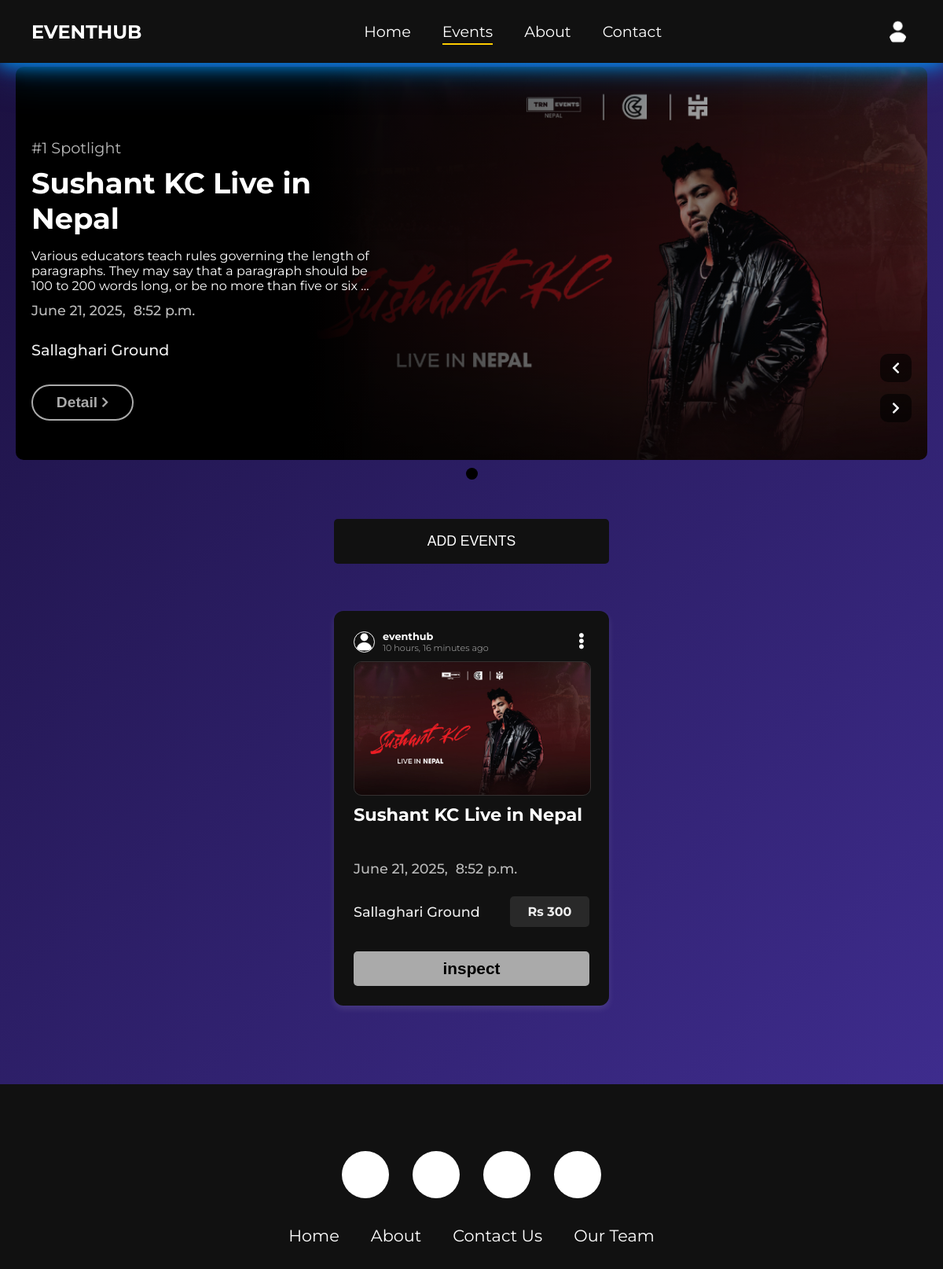
The page /events/ (signed in) on the database its author committed.
### eventhub_user/models.py (models this page shows, shortened)
class CustomUser(AbstractBaseUser, PermissionsMixin):
    ROLE_CHOICES = [
        ('organizer', 'Organizer'),
        ('attendee', 'Attendee'),
        ('admin','Admin')
    ]
    id = models.AutoField(primary_key=True)
    name = models.CharField(max_length=255)
    email = models.EmailField(unique=True)
    joined_at = models.DateField(auto_now_add=True)
    role = models.CharField(max_length=10, choices=ROLE_CHOICES, default='attendee')
    is_active = models.BooleanField(default=True)
    is_staff = models.BooleanField(default=False)
    profile_picture = models.ImageField(
        upload_to='user_images/',
        default='user_images/default.png',
        null=True,
        blank=True
    )
    groups = models.ManyToManyField(Group, related_name="customuser_set", blank=True)
    user_permissions = models.ManyToManyField(Permission, related_name="customuser_permissions_set", blank=True)
    objects = CustomUserManager()
    USERNAME_FIELD = 'email'
    REQUIRED_FIELDS = ['name']

### eventmodule/models.py (models this page shows, shortened)
class Event(models.Model):
    event_id = models.AutoField(primary_key=True)
    title = models.CharField(max_length=200)
    description = models.TextField()
    event_date = models.DateField()
    event_time = models.TimeField()
    organizer = models.ForeignKey(CustomUser, on_delete=models.CASCADE, related_name='organized_events')
    location = models.CharField(max_length=200)
    created_at = models.DateTimeField(auto_now_add=True)
    is_active = models.BooleanField(default=True)
    has_ticket = models.BooleanField(default=False)
    is_billboard = models.BooleanField(default=False)
    ticket_price = models.DecimalField(max_digits=10, decimal_places=0, null=True, blank=True)
    event_image = models.ImageField(upload_to='event_images/', null=True, blank=True)

### events/views.py (the view)
# urls.py: path('',include('events.urls')),
@login_required
def events(request):
    events = Event.objects.order_by('-created_at')
    billboard_event=Event.objects.filter(is_billboard=True)
    context = {
        'user': request.user,
        'events': events,
        'billboard_event': billboard_event,
        'show_downbar':False
    }
    return render(request, "events/events.html", context)

### events/templates/events/events.html (shortened to what this page needs)
{% extends 'base.html' %}
{% load static %}
{% block extra_css %}
<link rel="stylesheet" href="{% static 'CSS/Pages/events.css' %}" />
{% endblock %}
{% block content %}
<div class="event-show-container">
  {% if billboard_event %}
  <div class="billboard-container">
    {% for event in billboard_event %}
    <div class="billboard-subcontainer" id="billboard-{{ forloop.counter }}">
      <div class="billboard-img" style="background-image: url('{{ event.event_image.url }}');"></div>
      <div class="billboard-detail">
        <div class="bildetail-container">
          <div class="spotlight">
            <span class="spotlight-tag">#{{ forloop.counter }} Spotlight</span>
          </div>
          <div class="bill-title">
            <p>{{ event.title }}</p>
          </div>
          <div class="bill-description">
            <p>{{ event.description|truncatewords:30 }}</p>
          </div>
          <div class="bill-datetime">
            <p class="bill-date">{{ event.event_date }},</p>
            <p class="bill-time">{{ event.event_time }}</p>
          </div>
          <div class="bill-lotick">
            <p class="bill-location">{{ event.location }}</p>
          </div>
          <div class="view-details-btn">
            <button class="view-details" data-id="{{ event.event_id }}"
              onclick="window.location.href='{% url 'event_detail' event.event_id %}'">
              Detail<i class="fas fa-chevron-right"></i>
            </button>
          </div>
        </div>
      </div>
      <div class="billboard-overlay"></div>
    </div>
    {% endfor %}
  </div>
  <div class="change-btn">
    <button class="previous"><i class="fas fa-chevron-left"></i></button>
    <button class="next"><i class="fas fa-chevron-right"></i></button>
  </div>
  {% endif %}
  <div class="slide-indicators"></div>
  {% if user.role == 'organizer' or user.role == 'admin' %}
  <div class="add-event">
    <button class="add-event-btn" id="add-event-btn">add events</button>
  </div>
  {% elif user.role == 'attender' %}
  <div style="height:80px;"></div>
  {% endif %}
  <div class="event-show-sub-container">
    {% if events %}
    {% for event in events %}
    <div class="event">
      <div class="user-time">
        <div class="organizer-profile">
          <div class="profile-image-wrapper">
            {% if event.organizer.profile_picture %}
            <img src="{{ event.organizer.profile_picture.url }}" alt="Organizer Image" class="profile-img">
            {% endif %}
          </div>
          <div class="organizer-info">
            <a href="{% url 'home' %}" class="organizer-name">{{ event.organizer.name }}</a>
            <p class="event-created-time">{{ event.created_at|timesince }} ago</p>
          </div>
          <div class="more-option">
            {% if user.role == 'admin' %}
            <button id="ellipsis-button"><i class="fas fa-ellipsis-v"></i></button>
            {% endif %}
          </div>
        </div>
      </div>
      <div class="event-image">
        {% if event.event_image %}
        <img src="{{ event.event_image.url }}" alt="Event Image">
        {% endif %}
      </div>
      <div class="event-title">
        <p>{{ event.title }}</p>
      </div>
      <div class="event-datetime">
        <p class="event-date">{{ event.event_date }},</p>
        <p class="event-time">{{ event.event_time }}</p>
      </div>
      <div class="event-lotick">
        <p class="event-location">{{ event.location }}</p>
        <p class="event-ticket">
          {% if event.has_ticket %}
          Rs {{ event.ticket_price }}
          {% else %}
          free
          {% endif %}
        </p>
      </div>
      <div class="inspect-div">
        <button class="inspect" data-id="{{ event.event_id }}"
          onclick="window.location.href='{% url 'event_detail' event.event_id %}'">
          inspect
        </button>
      </div>
    </div>
    {% endfor %}
    {% else %}
    <p class="event-not-found" id="event-not-found">No events available at the moment.</p>
    {% endif %}
  </div>
</div>
{% endblock %}

### events/templates/base.html (shortened to what this page needs)
{% load static %}
<!DOCTYPE html>
<html lang="en">
<head>
    <link rel="stylesheet" href="https://cdnjs.cloudflare.com/ajax/libs/font-awesome/6.7.1/css/all.min.css"integrity="sha512-5Hs3dF2AEPkpNAR7UiOHba+lRSJNeM2ECkwxUIxC1Q/FLycGTbNapWXB4tP889k5T5Ju8fs4b1P5z/iB4nMfSQ=="crossorigin="anonymous" />
    <link rel="stylesheet" href="https://cdnjs.cloudflare.com/ajax/libs/font-awesome/5.15.3/css/all.min.css">
    <link rel="stylesheet" href="{% static 'CSS/Features/navbar.css' %}" />
    <link rel="stylesheet" href="{% static 'CSS/Features/downbar.css' %}" />
    <link rel="stylesheet" href="{% static 'CSS/Features/scroll.css' %}" />
    <link rel="stylesheet" href="{% static 'CSS/Features/color.css' %}" />
    <link rel="stylesheet" href="{% static 'CSS/Features/footer.css' %}" />
    <link rel="stylesheet" href="{% static 'CSS/Features/form.css' %}" />
    <link rel="stylesheet" href="{% static 'CSS/Features/profile.css' %}" />
    {% block extra_css %}{% endblock %}
</head>
<body>
    {% block navbar %}{% include 'navbar.html' %}{% endblock %}
    {% block content %}{% endblock %}
    {% block footer %}
    <footer>
        <div class="footer-container">
            <div class="social-icons">
                <a href=""><i class="fa-brands fa-facebook"></i></a>
                <a href=""><i class="fa-brands fa-instagram"></i></a>
                <a href=""></a>
                <a href=""><i class="fa-brands fa-youtube"></i></a>
            </div>
            <div class="footer-nav">
                <ul>
                    <li><a href="{% url 'home' %}">Home</a></li>
                    <li><a href="{% url 'about' %}">About</a></li>
                    <li><a href="" id="contact-footer-btn">Contact Us</a></li>
                    <li><a href="{% url 'ourteam' %}">Our Team</a></li>
                </ul>
            </div>
        </div>
    </footer>
    {% endblock %}
</body>
</html>

### events/templates/navbar.html (shortened to what this page needs)
<div>
  <nav class="navbar">
    <ul class="horizontal-bar">
      <li class="logo">EventHub</li>
      <li class="hideonMobile {% if request.path == '/' %}nav-active{% endif %}">
        <a href="{% url 'home' %}">
          Home
        </a>
      </li>
      <li class="hideonMobile {% if request.path == '/events/' %}nav-active{% endif %}">
        {% if user.is_authenticated %}
        <a href="{% url 'events' %}" id="event-btn">
          Events
        </a>
        {% else %}
        <a href="" id="event-login-btn" class="login-container-open">
          Events
        </a>
        {% endif %}
      </li>
      <li class="hideonMobile {% if request.path == '/about/' %}nav-active{% endif %}">
        <a href="{% url 'about' %}">
          About
        </a>
      </li>
      <li class="hideonMobile">
        <a href="" id="contact-btn">
          Contact
        </a>
      </li>
      <li class="nav-login">
        {% if user.is_authenticated %}
        <button id="user-profile" class="profile-btn">
          <img src="{{ user.profile_picture.url }}" alt="Profile Picture"
            onerror="this.src='/media/user_images/default.png'">
        </button>
        {% else %}
        <a href="" id="login-btn" class="login-container-open">Login</a>
        {% endif %}
      </li>
    </ul>
  </nav>
</div>

### events/static/CSS/Features/navbar.css (style rules this page uses)
body { margin: 0; font-family: 'Montserrat', sans-serif; background: linear-gradient(135deg, #1a103e, #3e2c8d); padding: 0; box-sizing: border-box; overflow-y: scroll; }
.navbar { position: fixed; top: 0; left: 0; width: 100%; background-color: var(--navigationbar); padding: 20px 0px; z-index: 1000; box-shadow: 0 0 20px rgba(0, 153, 255, 0.8), 0 0 30px rgba(0, 153, 255, 0.6), 0 0 60px rgba(0, 153, 255, 0.4); }
.horizontal-bar { list-style-type: none; margin: 0; padding: 0; display: flex; align-items: center; gap: 40px; height: 40px; }
.horizontal-bar li { font-size: 1.2rem; position: relative; }
.horizontal-bar .logo { margin-right: auto; color: var(--fontcolor); font-size: 1.5rem; font-weight: bold; text-transform: uppercase; }
.horizontal-bar a { text-decoration: none; color: var(--fontcolor); transition: 0.5s ease; position: relative; align-items: center; }
.horizontal-bar a::after, .nav-active::after { content: ''; display: block; width: 0; height: 2px; background: var(--mainfonthover); position: absolute; bottom: -5px; left: 0; }
.nav-active::after { width: 100%; }
.nav-active { color: #bbb; }
.horizontal-bar .nav-login { margin-right: 40px; margin-left: auto; }
.profile-btn { background-color: transparent; border: none; height: 35px; width: 35px; border-radius: 50%; display: flex; justify-content: center; align-items: center; }
.profile-btn img { height: 100%; width: 100%; border-radius: 50%; object-fit: cover; }

### events/static/CSS/Features/color.css (style rules this page uses)
:root { --navigationbar: #111; --fontcolor:#fff; --mainfonthover: #ffcc00; }

### events/static/CSS/Features/footer.css (style rules this page uses)
footer { background-color: #111; padding: 20px; padding-bottom: 30px; bottom: 0; left: 0; }
.footer-container { width: 100%; padding-top: 50px; display: flex; flex-direction: column; gap: 20px; }
.social-icons { margin: 0; padding: 0; display: flex; justify-content: center; align-items: center; }
.social-icons a { text-decoration: none; padding: 15px; margin: 15px; background-color: var(--fontcolor); border-radius: 50%; display: inline-flex; justify-content: center; align-items: center; width: 30px; height: 30px; transition: 0.5s ease-in; }
.social-icons a i { font-size: 2.2rem; color: black; opacity: 0.9; }
.footer-nav { margin: 0; padding: 0; }
.footer-nav ul { margin: 0; padding: 0; display: flex; justify-content: center; list-style-type: none; white-space: normal; }
.footer-nav ul li a { color: var(--fontcolor); margin: 20px; text-decoration: none; font-size: 1.3em; transition: 0.3s; }

### events/static/CSS/Features/form.css (style rules this page uses)
.inspect-div { text-align: center; }
.inspect { width: 100%; padding: 10px; background-color: #aaa; color: #000; border: none; border-radius: 5px; cursor: pointer; font-size: 1.3rem; font-weight: bold; transition: 0.3s ease-in-out; }

### rows shown on the page
CustomUser: profile_picture (placeholder picture)
Event: event_image (picture), title "Sushant KC Live in Nepal", description "Various educators teach rules governing the length of paragraphs. They may say that a paragraph should be 100 to 200 words long, or be no more than five or six …", event_date "June 21, 2025", event_time "8:52 p.m.", location "Sallaghari Ground", organizer.profile_picture (placeholder picture), organizer.name "eventhub", created_at "10 hours, 16 minutes", ticket_price "300"
